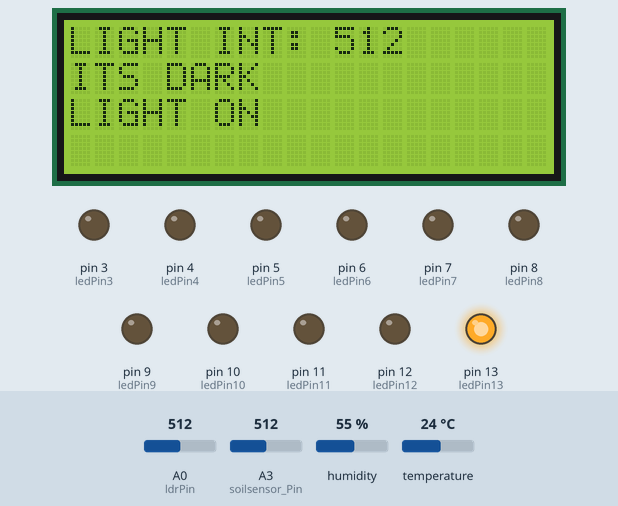
Simulated run of this sketch. Board: Arduino Uno, built with avr-gcc and run on an emulated ATmega328P. On the bench: 20×4 character LCD, output pins drawn as LEDs (lit = HIGH). Inputs (shaded band) come from the test bench; at power-on: temperature 24 °C, A0 (ldrPin) = 512, A3 (soilsensor_Pin) = 512, humidity 55 %. What the sketch prints to the serial monitor is not drawn.

Above: at 3.2 s.
3.3 s: temperature set to 28 °C
14.0 s: A0 (ldrPin) set to 219
At 23.4 s:
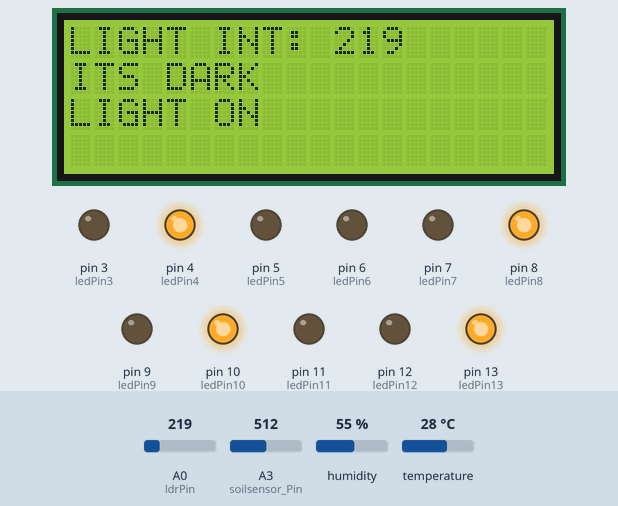
24.2 s: A0 (ldrPin) set to 189
At 35.9 s:
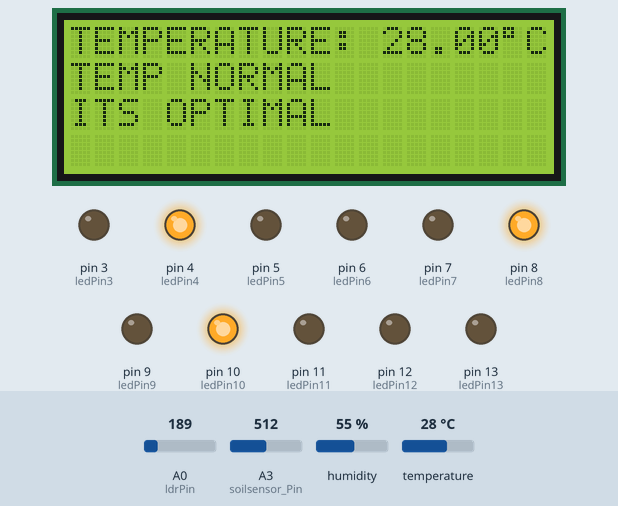
37.5 s: A3 (soilsensor_Pin) set to 533
At 50.0 s:
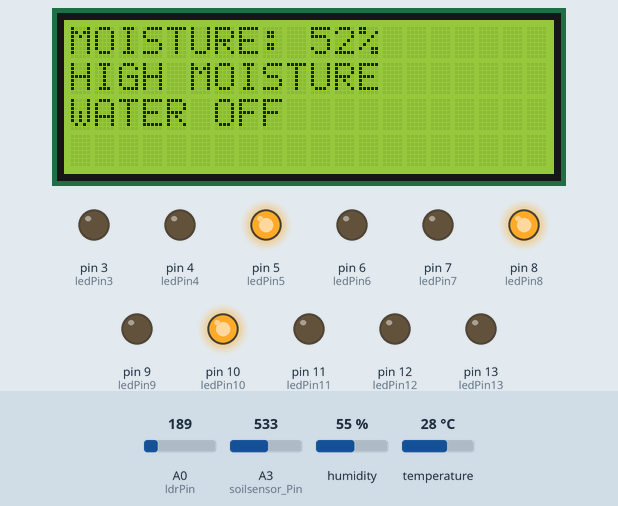
50.8 s: humidity set to 52 %
At 58.9 s:
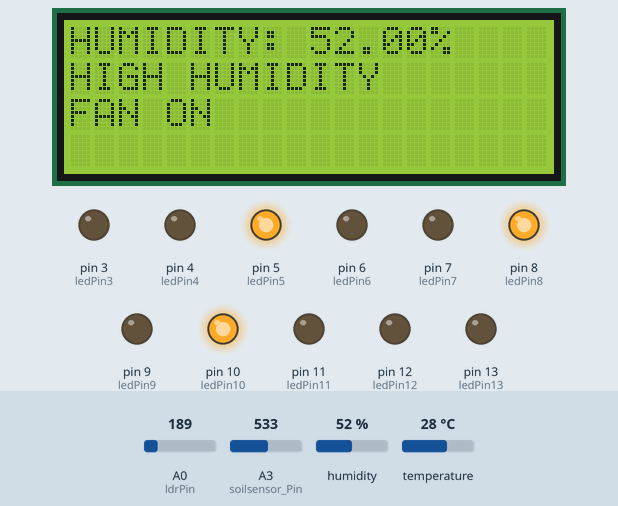
61.2 s: humidity set to 49 %
At 68.4 s:
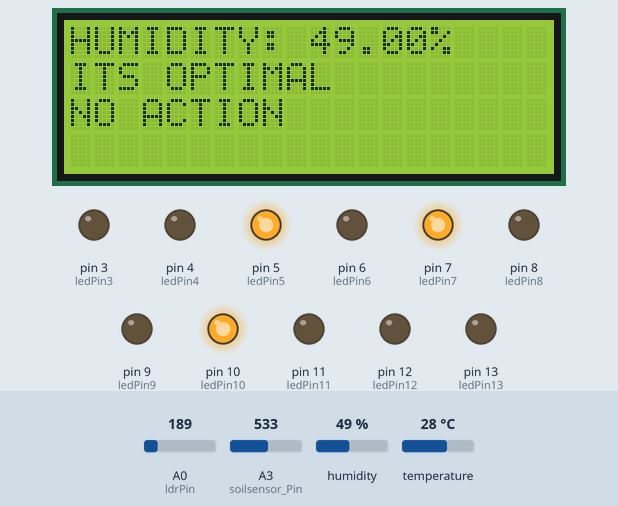
Timing chart, 0 to 69.9 s (numbered marks = the images above; inputs shaded):
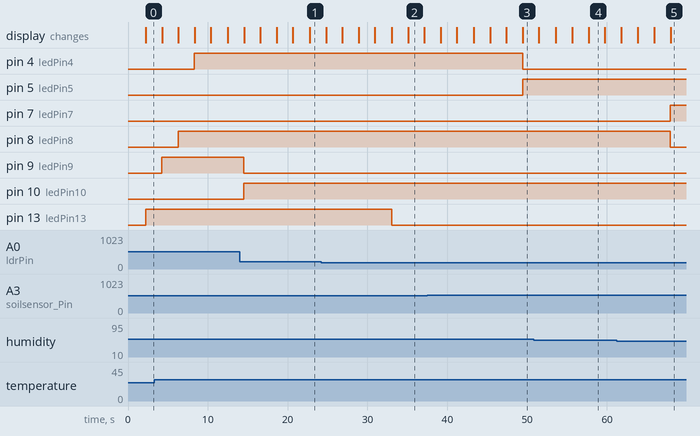

The sketch:

plant_monitor_integrated.ino
```cpp
const int ledPin13 = 13;
const int ledPin12 = 12;
const int ledPin11 = 11;
const int ledPin10 = 10;
const int ledPin9 = 9;
const int ledPin8 = 8;
const int ledPin7 = 7;
const int ledPin6 = 6;
const int ledPin5 = 5;
const int ledPin4 = 4;
const int ledPin3 = 3;
const int ledPin2 = 2;
const int ledPin1 = 1;
const int ledPin0 = 0;
const int ldrPin = A0;
int soilsensor_Pin = A3;
int soilstatus;
int waterPin = A1;
int waterstatus;

#include <Wire.h>
#include <LiquidCrystal_I2C.h>
LiquidCrystal_I2C lcd(0x27, 20, 4);

#include <DHT.h>
#define DHTPin 2
#define DHTTYPE DHT11
DHT dht(DHTPin, DHTTYPE);

void setup() {

  Serial.begin(9600);
  dht.begin();
  pinMode(ledPin13, OUTPUT);
  pinMode(ledPin12, OUTPUT);
  pinMode(ledPin11, OUTPUT);
  pinMode(ledPin10, OUTPUT);
  pinMode(ledPin9, OUTPUT);
  pinMode(ledPin8, OUTPUT);
  pinMode(ledPin7, OUTPUT);
  pinMode(ledPin6, OUTPUT);
  pinMode(ledPin5, OUTPUT);
  pinMode(ledPin4, OUTPUT);
  pinMode(ledPin3, OUTPUT);
  pinMode(ledPin2, OUTPUT);
  pinMode(ldrPin, INPUT);
  pinMode(soilstatus, OUTPUT);

  lcd.begin();
  lcd.print("Weed Monitor");
  lcd.setCursor (0, 1);
  lcd.print("MSES <3");
  lcd.setCursor (0, 2);
  lcd.print("By");
  lcd.setCursor (0, 3);
  lcd.print("Ali  Nabz  Shim");
  delay(2000);
}

void loop() {
  float h = dht.readHumidity(); //FOR TEMP
  float t = dht.readTemperature(); //FOR HUMID
  int ldrStatus = analogRead(ldrPin); //FOR LDR
  soilstatus = analogRead(soilsensor_Pin); //FOR MOISTURE
  soilstatus = map(soilstatus, 550, 10, 0, 100);

  int SensorValue = analogRead(soilsensor_Pin);
  float SensorVolts = analogRead(soilsensor_Pin) * 0.0048828125;
  int soilstatus = (SensorVolts / 5) * 100;

  int waterstatus = (SensorVolts / 5) * 100;


  //FOR LCD//
  lcd.begin();
  lcd.backlight();


  //FOR LDR//
  lcd.clear();
  lcd.setCursor (0, 0);
  lcd.print("LIGHT INT: ");
  lcd.print(ldrStatus);
  Serial.print(ldrStatus);
  if (ldrStatus > 200) {

    digitalWrite(ledPin13, HIGH);
    digitalWrite(ledPin12, LOW);
    lcd.setCursor (0, 1);
    lcd.print("ITS DARK");
    lcd.setCursor (0, 2);
    lcd.print("LIGHT ON");
    delay (2000);

  } else if (ldrStatus < 150) {

    digitalWrite(ledPin13, LOW);
    digitalWrite(ledPin12, HIGH);
    lcd.setCursor (0, 1);
    lcd.print("ITS BRIGHT");
    lcd.setCursor (0, 2);
    lcd.print("LIGHT OFF");
    delay (2000);
  }
  else if (150 > ldrStatus < 200) {

    digitalWrite(ledPin13, LOW);
    digitalWrite(ledPin12, LOW);
    lcd.setCursor (0, 1);
    lcd.print("ITS OPTIMAL");
    lcd.setCursor (0, 2);
    lcd.print("NO ACTION");
    delay (2000);
  }

  //FOR TEMP//
  lcd.clear();
  lcd.setCursor (0, 0);
  lcd.print("TEMPERATURE: ");
  lcd.print(t);
  lcd.print((char)223);
  lcd.print("C");
  Serial.print(", ");
  Serial.print(t);
  if (t > 29)
  {
    digitalWrite(ledPin11, HIGH);
    digitalWrite(ledPin10, LOW);
    Serial.print("TEMPERATURE EXCEEDED");
    Serial.println();
    Serial.print("FAN ON");
    Serial.println();

    lcd.setCursor(0, 1);
    lcd.print("TEMP EXCEEDED");
    lcd.setCursor(0, 2);
    lcd.print("FAN ON");
    delay(2000);
  }
  else if (t > 27 && t < 29)
  {
    digitalWrite(ledPin11, LOW);
    digitalWrite(ledPin10, HIGH);
    digitalWrite(ledPin9, LOW);
    Serial.print("TEMPERATURE NORMAL");
    Serial.println();

    lcd.setCursor(0, 1);
    lcd.print("TEMP NORMAL");
    lcd.setCursor(0, 2);
    lcd.print("ITS OPTIMAL");
    delay(2000);
  }
  else  {
    digitalWrite(ledPin11, LOW);
    digitalWrite(ledPin10, LOW);
    digitalWrite(ledPin9, HIGH);
    Serial.print("TEMPERATURE TOO LOW");
    Serial.println();
    Serial.print("HEAT LAMP ON");
    Serial.println();

    lcd.setCursor(0, 1);
    lcd.print("TEMP TOO LOW");
    lcd.setCursor(0, 2);
    lcd.print("HEAT LAMP ON");
    lcd.setCursor(0, 3);
    lcd.print("MSES <3");
    delay(2000);
  }

  //FOR HUMIDITY//
  lcd.clear();
  lcd.setCursor (0, 0);
  lcd.print("HUMIDITY: ");
  lcd.print(h);
  lcd.print("%");
  Serial.print(", ");
  Serial.print(h);
  if (h > 50) {

    digitalWrite(ledPin8, HIGH);
    digitalWrite(ledPin7, LOW);
    digitalWrite(ledPin6, LOW);
    lcd.setCursor (0, 1);
    lcd.print("HIGH HUMIDITY");
    lcd.setCursor (0, 2);
    lcd.print("FAN ON");
    delay (2000);

  } else if (h < 0) {

    digitalWrite(ledPin8, LOW);
    digitalWrite(ledPin7, LOW);
    digitalWrite(ledPin6, HIGH);
    lcd.setCursor (0, 1);
    lcd.print("LOW HUMIDITY");
    lcd.setCursor (0, 2);
    lcd.print("SPRAY ON");
    delay (2000);
  }
  else if (0 > h < 50) {

    digitalWrite(ledPin8, LOW);
    digitalWrite(ledPin7, HIGH);
    digitalWrite(ledPin6, LOW);
    lcd.setCursor (0, 1);
    lcd.print("ITS OPTIMAL");
    lcd.setCursor (0, 2);
    lcd.print("NO ACTION");
    delay (2000);
  }

  //FOR MOISTURE//
  lcd.clear();
  lcd.setCursor (0, 0);
  lcd.print("MOISTURE: ");
  lcd.print(soilstatus);
  lcd.print("%");
  Serial.print(", ");
  Serial.print(soilstatus);
  Serial.print("\n");

  if (soilstatus > 50) {

    digitalWrite(ledPin5, HIGH);
    digitalWrite(ledPin4, LOW);
    digitalWrite(ledPin3, LOW);
    lcd.setCursor (0, 1);
    lcd.print("HIGH MOISTURE");
    lcd.setCursor (0, 2);
    lcd.print("WATER OFF");
    delay (2000);

  } else if (soilstatus < 20) {

    digitalWrite(ledPin5, LOW);
    digitalWrite(ledPin4, LOW);
    digitalWrite(ledPin3, HIGH);
    lcd.setCursor (0, 1);
    lcd.print("LOW MOISTURE");
    lcd.setCursor (0, 2);
    lcd.print("WATER ON");
    delay (2000);
  }
  else if (0 > soilstatus < 50) {

    digitalWrite(ledPin5, LOW);
    digitalWrite(ledPin4, HIGH);
    digitalWrite(ledPin3, LOW);
    lcd.setCursor (0, 1);
    lcd.print("ITS OPTIMAL");
    lcd.setCursor (0, 2);
    lcd.print("NO ACTION");
    delay (2000);
  }

  //FOR WATER//
  lcd.clear();
  lcd.setCursor (0, 0);
  lcd.print("WATER LEVEL");
  lcd.print(waterstatus);
  lcd.print("%");
  Serial.print(", ");
  Serial.print(waterstatus);
  Serial.print("\n");

  if (waterstatus > 80) {

    digitalWrite(ledPin1, HIGH);
    digitalWrite(ledPin0, LOW);
    lcd.setCursor (0, 1);
    lcd.print("HIGH");
    lcd.setCursor (0, 2);
    lcd.print("WATER OFF");
    delay (2000);

  } else if (waterstatus < 20) {

    digitalWrite(ledPin1, LOW);
    digitalWrite(ledPin0, HIGH);
    lcd.setCursor (0, 1);
    lcd.print("LOW");
    lcd.setCursor (0, 2);
    lcd.print("WATER ON");
    delay (2000);
  }
  else if (0 > waterstatus < 50) {

    digitalWrite(ledPin1, LOW);
    digitalWrite(ledPin0, LOW);
    lcd.setCursor (0, 1);
    lcd.print("MEDUIM");
    lcd.setCursor (0, 2);
    lcd.print("NO ACTION");
    delay (2000);
  }

  if (isnan(h) || isnan(t)) {
    Serial.println(F("Failed to read from DHT sensor!"));
    return;
  }
}
```

Measured:
- the behaviour switches between 201 and 200 on A0 (ldrPin) (found by bisection; images 1 and 2)
- the behaviour switches between 522 and 523 on A3 (soilsensor_Pin) (found by bisection; images 2 and 3)
- the behaviour switches between 51 and 50 % on humidity (found by bisection; images 4 and 5)
- after the input at 24.2 s, pin 13 (ledPin13): HIGH → LOW after 8.8 s; the display: first differs from a run without the input after 8.9 s (image 2 shows a later state)
- after the input at 37.5 s, pin 4 (ledPin4): HIGH → LOW after 11.9 s; pin 5 (ledPin5): LOW → HIGH after 11.9 s; the display: first differs from a run without the input after 11.9 s (image 3)
- after the input at 61.2 s, pin 7 (ledPin7): LOW → HIGH after 6.7 s; pin 8 (ledPin8): HIGH → LOW after 6.7 s; the display: first differs from a run without the input after 6.8 s (image 5)
- what the display in image 2 shows lasts 2.0 s, from 35.1 s to 37.1 s
